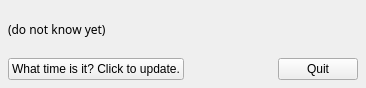
<ui version="4.0" >
 <author></author>
 <comment></comment>
 <exportmacro></exportmacro>
 <class>MainWindow</class>
 <widget class="QMainWindow" name="MainWindow" >
  <property name="geometry" >
   <rect>
    <x>0</x>
    <y>0</y>
    <width>366</width>
    <height>88</height>
   </rect>
  </property>
  <widget class="QWidget" name="centralWidget" >
   <layout class="QGridLayout" >
    <property name="margin" >
     <number>8</number>
    </property>
    <property name="spacing" >
     <number>6</number>
    </property>
    <item row="1" column="1" >
     <spacer>
      <property name="orientation" >
       <enum>Qt::Horizontal</enum>
      </property>
      <property name="sizeHint" >
       <size>
        <width>21</width>
        <height>20</height>
       </size>
      </property>
     </spacer>
    </item>
    <item row="1" column="2" >
     <widget class="QPushButton" name="pushButtonQuit" >
      <property name="text" >
       <string>Quit</string>
      </property>
     </widget>
    </item>
    <item row="1" column="0" >
     <widget class="QPushButton" name="pushButtonStart" >
      <property name="text" >
       <string>What time is it? Click to update.</string>
      </property>
     </widget>
    </item>
    <item row="0" column="0" colspan="3" >
     <widget class="QLabel" name="labelTime" >
      <property name="text" >
       <string>&lt;html>&lt;head>&lt;meta name=&quot;qrichtext&quot; content=&quot;1&quot; />&lt;/head>&lt;body style=&quot; white-space: pre-wrap; font-family:Sans Serif; font-weight:400; font-style:normal; text-decoration:none;&quot;>&lt;p style=&quot; margin-top:0px; margin-bottom:0px; margin-left:0px; margin-right:0px; -qt-block-indent:0; text-indent:0px;&quot;>(do not know yet)&lt;/p>&lt;/body>&lt;/html></string>
      </property>
     </widget>
    </item>
   </layout>
  </widget>
 </widget>
 <pixmapfunction></pixmapfunction>
 <resources/>
 <connections/>
</ui>
